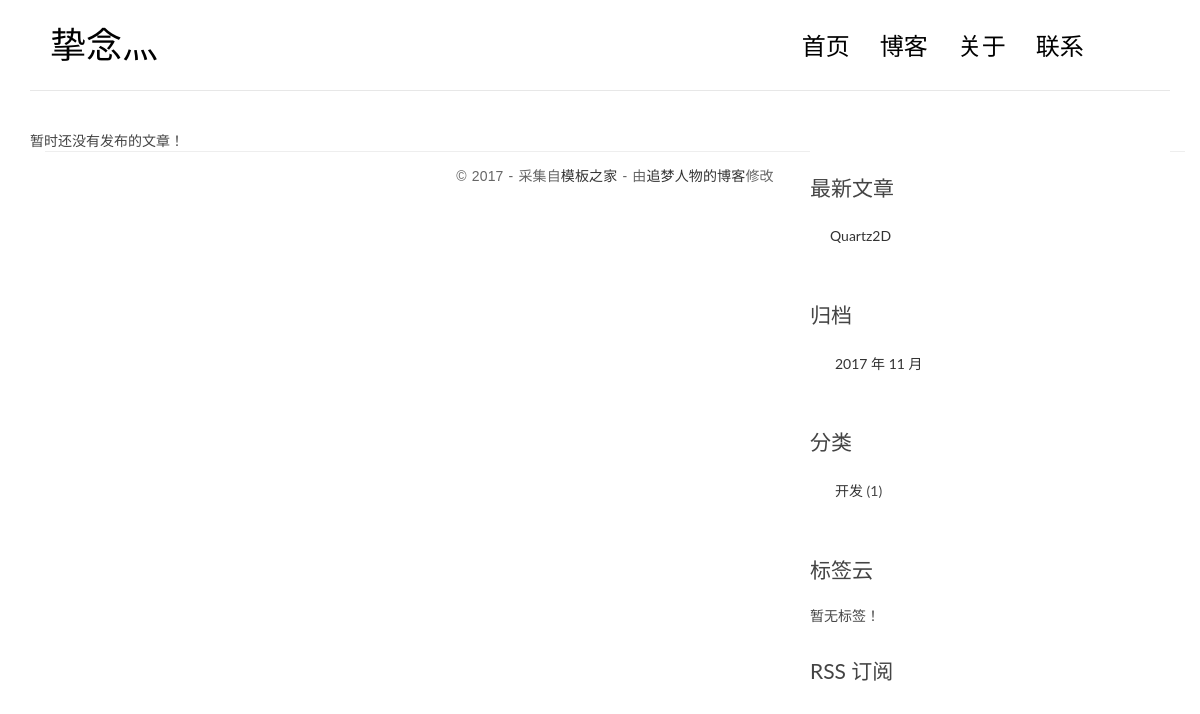
Screenshot of /full-width with the database file from the repository.
### lawBlog/models.py (models this page shows, shortened)
class Post(models.Model):
    title = models.CharField(max_length=70)
    body = models.TextField()
    created_time = models.DateTimeField()
    modified_time = models.DateTimeField()
    excerpt = models.CharField(max_length=200, blank=True)
    category = models.ForeignKey(Category)
    tags = models.ManyToManyField(Tag, blank=True)
    author = models.ForeignKey(User)
    views = models.PositiveIntegerField(default=0)
    def get_absolute_url(self):
        return reverse('lawBlog:detail', kwargs={'pk': self.pk})
    class Meta:
        ordering = ['-created_time']

class Category(models.Model):
    name = models.CharField(max_length=100)

### lawBlog/views.py (the view)
# urls.py: url(r'full-width$', views.full_width, name='full-width'),
def full_width(request):
    return render(request, 'lawBlog/blog.html')

### lawBlog/templatetags/blog_tags.py (called while the page is built)
@register.simple_tag
def get_recent_posts(num=5):
    return Post.objects.all().order_by('-created_time')[:num]

@register.simple_tag
def archives():
    return Post.objects.dates('created_time', 'month', order='DESC')

@register.simple_tag
def get_categories():
    return Category.objects.annotate(num_posts=Count('post')).filter(num_posts__gt=0)

@register.simple_tag
def get_tags():
    return Tag.objects.annotate(num_posts=Count('post')).filter(num_posts__gt=0)

### templates/lawBlog/blog.html (shortened to what this page needs)
{% extends 'blogBase.html' %}
{% load blog_tags %}
{% block main %}
    {% for post in post_list %}
    <article class="post post-{{ post.pk }}">
        <header class="entry-header">
            <h1 class="entry-title">
                <a href="{{ post.get_absolute_url }}">{{ post.title }}</a>
            </h1>
            <div class="entry-meta">
                <span class="post-category"><a href="#">{{ post.category.name }}</a></span>
                <span class="post-date"><a href="#"><time class="entry-date"
                                            datetime="{{ post.created_time }}">{{ post.created_time }}</time></a></span>
                <span class="post-author"><a href="#">{{ post.author }}</a></span>
                <span class="comments-link"><a href="#">{{ post.comment_set.count }} 评论</a></span>
                <span class="views-count"><a href="{{ post.get_absolute_url }}">{{ post.views }} 阅读</a></span>
            </div>
        </header>
        <div class="entry-content clearfix">
            <p>{{ post.excerpt }}</p>
            <div class="read-more cl-effect-14">
                <a href="{{ post.get_absolute_url }}" class="more-link">继续阅读 <span class="meta-nav">→</span>
</a>
            </div>
        </div>
    </article>
    {% empty %}
    <div class="no-post">暂时还没有发布的文章！</div>
    {% endfor %}
    <footer id="site-footer">
    <div class="container">
        <div class="row">
            <div class="col-md-12">
                <p class="copyright">&copy 2017 - 采集自<a href="http://www.cssmoban.com/"
                                                        target="_blank" title="模板之家">模板之家</a>
                    - 由<a href="http://zmrenwu.com/" title="网页模板" target="_blank">追梦人物的博客</a>修改
                </p>
            </div>
        </div>
    </div>
    </footer>
{% endblock main %}

### templates/blogBase.html (shortened to what this page needs)
{% extends 'base.html' %}
{% load blog_tags %}
{% block body_container %}
    <main class="col-md-8">
        {% block main  %}
        {% endblock main %}
    </main>
    <aside class="col-md-4">
                <div class="widget widget-recent-posts">
                    <h3 class="widget-title">最新文章</h3>
                    {% get_recent_posts as recent_post_list %}
                    <ul>
                        {% for post in recent_post_list %}
                            <li>
                                <a href="{{ post.get_absolute_url }}">{{ post.title }}</a>
                            </li>
                        {% empty %}
                            暂无文章！
                        {% endfor %}
                    </ul>
                </div>
                <div class="widget widget-archives">
                    <h3 class="widget-title">归档</h3>
                    {% archives as date_list %}
                    <ul>
                        {% for date in date_list %}
                            <li>
                                 <a href="{% url 'lawBlog:archives' date.year date.month %}">
                                    {{ date.year }} 年 {{ date.month }} 月
                                 </a>
                            </li>
                        {% empty %}
                            暂无归档！
                        {% endfor %}
                    </ul>
                </div>
                <div class="widget widget-category">
                    <h3 class="widget-title">分类</h3>
                    {% get_categories as category_list %}
                    <ul>
                        {% for category in category_list %}
                            <li>
                                <a href="{% url 'lawBlog:category' category.pk %}">{{ category.name }}</a>
                                <span class="post-count">({{ category.num_posts }})</span>
                            </li>
                        {% empty %}
                            暂无分类！
                        {% endfor %}
                    </ul>
                </div>
                <div class="widget widget-tag-cloud">
                    <h3 class="widget-title">标签云</h3>
                    {% get_tags as tag_list %}
                    <ul>
                        {% for tag in tag_list %}
                        <li>
                            <a href="{% url 'lawBlog:tag' tag.pk %}">{{ tag.name }}</a>
                        </li>
                        {% empty %}
                        暂无标签！
                        {% endfor %}
                    </ul>
                </div>
                <div class="rss">
                    <a href="{% url 'rss' %}"> RSS 订阅</a>
                </div>
        </aside>
{% endblock body_container %}

### lawBlog/static/lawBlog/css/custom.css (style rules this page uses)
* { outline: none; }
h1, h2, h3, h4, h5, h6 { margin-top: 0; }
a { color: #333; }
body { color: #444; font-family: 'Lato', sans-serif; }
p { font-family: 'Ubuntu', sans-serif; font-weight: 400; word-spacing: 1px; letter-spacing: 0.01em; }
.widget { background: #fff; padding: 30px 0 0; }
.widget-title { font-size: 1.5em; margin-bottom: 20px; line-height: 1.6; padding: 10px 0 0; font-weight: 400; }
.widget-recent-posts ul { padding: 0; margin: 0; padding-left: 20px; }
.widget-recent-posts ul li { list-style-type: none; position: relative; line-height: 170%; margin-bottom: 10px; }
.widget-recent-posts ul li::before { content: '\f3d3'; font-family: "Ionicons"; position: absolute; left: -17px; top: 3px; font-size: 16px; color: #000; }
.widget-archives ul { padding: 0; margin: 0; padding-left: 25px; }
.widget-archives ul li { list-style-type: none; position: relative; line-height: 170%; margin-bottom: 10px; }
.widget-archives ul li::before { content: '\f3f3'; font-family: "Ionicons"; position: absolute; left: -25px; top: 1px; font-size: 16px; color: #000; }
.widget-category ul { padding: 0; margin: 0; padding-left: 25px; }
.widget-category ul li { list-style-type: none; position: relative; line-height: 170%; margin-bottom: 10px; }
.widget-category ul li::before { content: '\f3fe'; font-family: "Ionicons"; position: absolute; left: -25px; top: 1px; font-size: 18px; color: #000; }
.widget-tag-cloud ul { padding: 0; margin: 0; margin-right: -10px; }
.rss { font-size: 21px; margin-top: 30px; }
.rss a { color: #444; }
#site-footer { padding-top: 10px; padding: 0 0 1.5em 0; }
.copyright { text-align: center; padding-top: 1em; margin: 0; border-top: 1px solid #eee; color: #666; }

### rows the page displays
Post: title "Quartz2D"
Category: name "开发", num_posts "1"

### other values shown
{{ date.year }} "2017"
{{ date.month }} "11"
